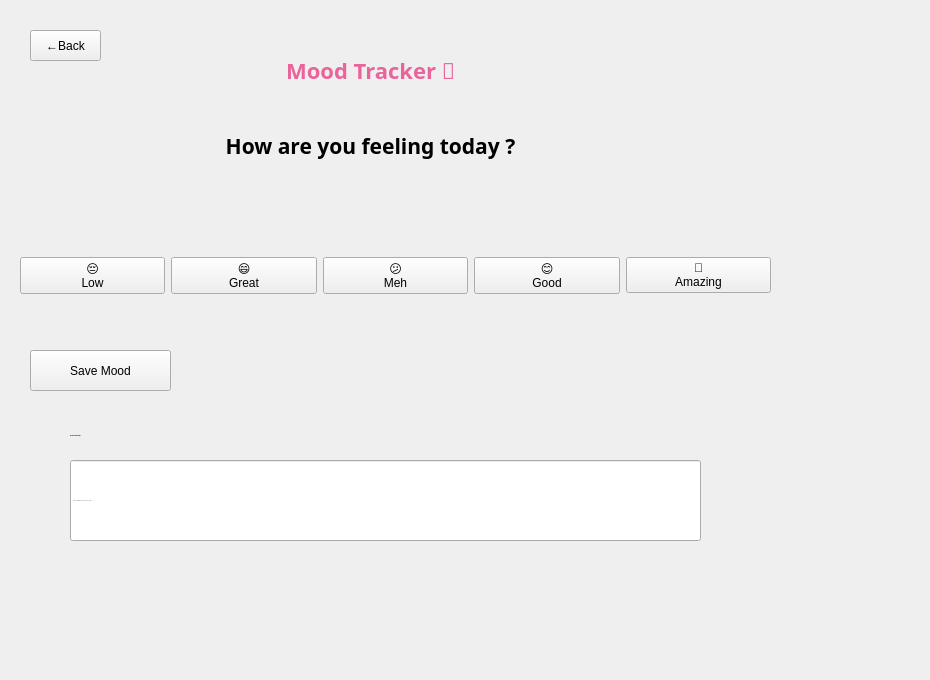
      <widget class="QWidget" name="pageMood">
       <widget class="QPushButton" name="btnBackFromMood">
        <property name="geometry">
         <rect>
          <x>30</x>
          <y>30</y>
          <width>71</width>
          <height>31</height>
         </rect>
        </property>
        <property name="text">
         <string>←Back</string>
        </property>
       </widget>
       <widget class="QPushButton" name="btnSaveMood">
        <property name="geometry">
         <rect>
          <x>30</x>
          <y>350</y>
          <width>141</width>
          <height>41</height>
         </rect>
        </property>
        <property name="text">
         <string>Save Mood</string>
        </property>
       </widget>
       <widget class="QLabel" name="labelMoodStatus">
        <property name="geometry">
         <rect>
          <x>70</x>
          <y>420</y>
          <width>381</width>
          <height>31</height>
         </rect>
        </property>
        <property name="sizePolicy">
         <sizepolicy hsizetype="Maximum" vsizetype="Maximum">
          <horstretch>0</horstretch>
          <verstretch>0</verstretch>
         </sizepolicy>
        </property>
        <property name="font">
         <font>
          <pointsize>-1</pointsize>
          <italic>true</italic>
          <bold>true</bold>
         </font>
        </property>
        <property name="text">
         <string>No mood logged today</string>
        </property>
       </widget>
       <widget class="QLabel" name="labelMoodTitle">
        <property name="geometry">
         <rect>
          <x>260</x>
          <y>50</y>
          <width>221</width>
          <height>41</height>
         </rect>
        </property>
        <property name="font">
         <font>
          <family>Segoe Print</family>
          <pointsize>-1</pointsize>
          <bold>true</bold>
         </font>
        </property>
        <property name="styleSheet">
         <string notr="true">/* Page title */
QLabel#labelMoodTitle {
    font-size: 22px;
    font-weight: bold;
    color: #E8649A;
    background: transparent;
}
</string>
        </property>
        <property name="text">
         <string>Mood Tracker 🌸</string>
        </property>
        <property name="alignment">
         <set>Qt::AlignmentFlag::AlignCenter</set>
        </property>
       </widget>
       <widget class="QLabel" name="label_9">
        <property name="geometry">
         <rect>
          <x>170</x>
          <y>-20</y>
          <width>381</width>
          <height>371</height>
         </rect>
        </property>
        <property name="text">
         <string/>
        </property>
        <property name="pixmap">
         <pixmap resource="resources.qrc">:/assets2/notes.png</pixmap>
        </property>
        <property name="scaledContents">
         <bool>true</bool>
        </property>
       </widget>
       <widget class="QLabel" name="label_16">
        <property name="geometry">
         <rect>
          <x>220</x>
          <y>120</y>
          <width>301</width>
          <height>51</height>
         </rect>
        </property>
        <property name="font">
         <font>
          <family>Script MT Bold</family>
          <pointsize>16</pointsize>
          <bold>true</bold>
         </font>
        </property>
        <property name="text">
         <string>How are you feeling today ?</string>
        </property>
        <property name="alignment">
         <set>Qt::AlignmentFlag::AlignCenter</set>
        </property>
       </widget>
       <widget class="QWidget" name="layoutWidget">
        <property name="geometry">
         <rect>
          <x>20</x>
          <y>200</y>
          <width>751</width>
          <height>151</height>
         </rect>
        </property>
        <layout class="QHBoxLayout" name="horizontalLayout_4">
         <item>
          <widget class="QPushButton" name="btnMoodLow">
           <property name="text">
            <string>😔
Low</string>
           </property>
           <property name="checkable">
            <bool>true</bool>
           </property>
          </widget>
         </item>
         <item>
          <widget class="QPushButton" name="btnMoodGreat">
           <property name="text">
            <string>😄
Great</string>
           </property>
           <property name="checkable">
            <bool>true</bool>
           </property>
          </widget>
         </item>
         <item>
          <widget class="QPushButton" name="btnMoodMeh">
           <property name="text">
            <string>😕
Meh</string>
           </property>
           <property name="checkable">
            <bool>true</bool>
           </property>
           <property name="checked">
            <bool>false</bool>
           </property>
          </widget>
         </item>
         <item>
          <widget class="QPushButton" name="btnMoodGood">
           <property name="text">
            <string>😊
Good</string>
           </property>
           <property name="checkable">
            <bool>true</bool>
           </property>
          </widget>
         </item>
         <item>
          <widget class="QPushButton" name="btnMoodAmazing">
           <property name="text">
            <string>🤩
Amazing</string>
           </property>
           <property name="checkable">
            <bool>true</bool>
           </property>
          </widget>
         </item>
        </layout>
       </widget>
       <widget class="QLabel" name="label_17">
        <property name="geometry">
         <rect>
          <x>-90</x>
          <y>320</y>
          <width>921</width>
          <height>351</height>
         </rect>
        </property>
        <property name="text">
         <string/>
        </property>
        <property name="pixmap">
         <pixmap resource="resources.qrc">:/assets2/pinknote.png</pixmap>
        </property>
        <property name="scaledContents">
         <bool>true</bool>
        </property>
       </widget>
       <widget class="QLineEdit" name="lineEditMoodNote">
        <property name="geometry">
         <rect>
          <x>70</x>
          <y>460</y>
          <width>631</width>
          <height>81</height>
         </rect>
        </property>
        <property name="font">
         <font>
          <pointsize>-1</pointsize>
         </font>
        </property>
        <property name="placeholderText">
         <string>Write Something about your Today's Mood ................</string>
        </property>
       </widget>
       <zorder>label_9</zorder>
       <zorder>label_17</zorder>
       <zorder>layoutWidget</zorder>
       <zorder>btnBackFromMood</zorder>
       <zorder>btnSaveMood</zorder>
       <zorder>labelMoodStatus</zorder>
       <zorder>labelMoodTitle</zorder>
       <zorder>label_16</zorder>
       <zorder>lineEditMoodNote</zorder>
      </widget>
